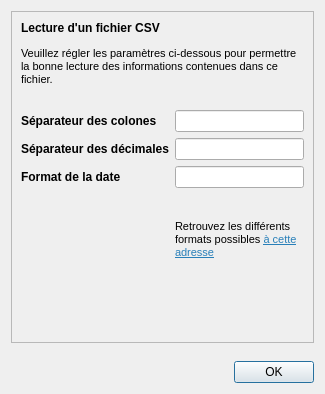
<?xml version="1.0" encoding="UTF-8"?>
<!--
 Kotidien - Finances personnelles assistées par ordinateur
 Copyright (C) 2020-2021 Christophe LEMOINE

 This program is free software: you can redistribute it and/or modify
 it under the terms of the GNU General Public License as published by
 the Free Software Foundation, either version 3 of the License, or
 (at your option) any later version.

 This program is distributed in the hope that it will be useful,
 but WITHOUT ANY WARRANTY; without even the implied warranty of
 MERCHANTABILITY or FITNESS FOR A PARTICULAR PURPOSE.  See the
 GNU General Public License for more details.

 You should have received a copy of the GNU General Public License
 along with this program.  If not, see <https://www.gnu.org/licenses/>.
-->
<ui version="4.0">
 <class>CsvFormatDialog</class>
 <widget class="QDialog" name="CsvFormatDialog">
  <property name="geometry">
   <rect>
    <x>0</x>
    <y>0</y>
    <width>325</width>
    <height>394</height>
   </rect>
  </property>
  <property name="windowTitle">
   <string>Paramètres CSV</string>
  </property>
  <property name="windowIcon">
   <iconset resource="../resources.qrc">
    <normaloff>:/Kotidien/ui/icons/csv.png</normaloff>:/Kotidien/ui/icons/csv.png</iconset>
  </property>
  <layout class="QVBoxLayout" name="verticalLayout">
   <item>
    <widget class="QFrame" name="frame">
     <property name="frameShape">
      <enum>QFrame::StyledPanel</enum>
     </property>
     <property name="frameShadow">
      <enum>QFrame::Raised</enum>
     </property>
     <layout class="QVBoxLayout" name="verticalLayout_2">
      <item>
       <layout class="QFormLayout" name="formLayout">
        <item row="2" column="0">
         <widget class="QLabel" name="label">
          <property name="text">
           <string>&lt;html&gt;&lt;head/&gt;&lt;body&gt;&lt;p&gt;&lt;span style=&quot; font-weight:600;&quot;&gt;Séparateur des colones&lt;/span&gt;&lt;/p&gt;&lt;/body&gt;&lt;/html&gt;</string>
          </property>
         </widget>
        </item>
        <item row="2" column="1">
         <widget class="QLineEdit" name="delimiterEdit">
          <property name="alignment">
           <set>Qt::AlignRight|Qt::AlignTrailing|Qt::AlignVCenter</set>
          </property>
         </widget>
        </item>
        <item row="3" column="1">
         <widget class="QLineEdit" name="decimalEdit">
          <property name="alignment">
           <set>Qt::AlignRight|Qt::AlignTrailing|Qt::AlignVCenter</set>
          </property>
         </widget>
        </item>
        <item row="3" column="0">
         <widget class="QLabel" name="label_2">
          <property name="text">
           <string>&lt;html&gt;&lt;head/&gt;&lt;body&gt;&lt;p&gt;&lt;span style=&quot; font-weight:600;&quot;&gt;Séparateur des décimales&lt;/span&gt;&lt;/p&gt;&lt;/body&gt;&lt;/html&gt;</string>
          </property>
         </widget>
        </item>
        <item row="4" column="0">
         <widget class="QLabel" name="label_3">
          <property name="text">
           <string>&lt;html&gt;&lt;head/&gt;&lt;body&gt;&lt;p&gt;&lt;span style=&quot; font-weight:600;&quot;&gt;Format de la date&lt;/span&gt;&lt;/p&gt;&lt;/body&gt;&lt;/html&gt;</string>
          </property>
         </widget>
        </item>
        <item row="4" column="1">
         <widget class="QLineEdit" name="dateformatEdit">
          <property name="alignment">
           <set>Qt::AlignRight|Qt::AlignTrailing|Qt::AlignVCenter</set>
          </property>
         </widget>
        </item>
        <item row="5" column="1">
         <widget class="QLabel" name="dateformatTestLabel">
          <property name="text">
           <string/>
          </property>
         </widget>
        </item>
        <item row="6" column="1">
         <widget class="QLabel" name="label_4">
          <property name="text">
           <string>&lt;html&gt;&lt;head/&gt;&lt;body&gt;&lt;p&gt;&lt;span style=&quot; font-size:8pt;&quot;&gt;Retrouvez les différents formats possibles &lt;/span&gt;&lt;a href=&quot;https://docs.python.org/fr/3.6/library/datetime.html#strftime-and-strptime-behavior&quot;&gt;&lt;span style=&quot; font-size:8pt; text-decoration: underline; color:#2980b9;&quot;&gt;à cette adresse&lt;/span&gt;&lt;/a&gt;&lt;/p&gt;&lt;/body&gt;&lt;/html&gt;</string>
          </property>
          <property name="wordWrap">
           <bool>true</bool>
          </property>
          <property name="openExternalLinks">
           <bool>true</bool>
          </property>
         </widget>
        </item>
        <item row="0" column="0" colspan="2">
         <widget class="QLabel" name="label_5">
          <property name="text">
           <string>&lt;html&gt;&lt;head/&gt;&lt;body&gt;&lt;p&gt;&lt;span style=&quot; font-weight:600;&quot;&gt;Lecture d'un fichier CSV&lt;/span&gt;&lt;/p&gt;&lt;p&gt;&lt;span style=&quot; font-size:8pt;&quot;&gt;Veuillez régler les paramètres ci-dessous pour permettre la bonne lecture des informations contenues dans ce fichier.&lt;/span&gt;&lt;/p&gt;&lt;/body&gt;&lt;/html&gt;</string>
          </property>
          <property name="wordWrap">
           <bool>true</bool>
          </property>
         </widget>
        </item>
        <item row="1" column="0">
         <spacer name="verticalSpacer_2">
          <property name="orientation">
           <enum>Qt::Vertical</enum>
          </property>
          <property name="sizeType">
           <enum>QSizePolicy::Fixed</enum>
          </property>
          <property name="sizeHint" stdset="0">
           <size>
            <width>20</width>
            <height>12</height>
           </size>
          </property>
         </spacer>
        </item>
       </layout>
      </item>
     </layout>
    </widget>
   </item>
   <item>
    <spacer name="verticalSpacer">
     <property name="orientation">
      <enum>Qt::Vertical</enum>
     </property>
     <property name="sizeType">
      <enum>QSizePolicy::Fixed</enum>
     </property>
     <property name="sizeHint" stdset="0">
      <size>
       <width>20</width>
       <height>12</height>
      </size>
     </property>
    </spacer>
   </item>
   <item>
    <widget class="QDialogButtonBox" name="buttonBox">
     <property name="orientation">
      <enum>Qt::Horizontal</enum>
     </property>
     <property name="standardButtons">
      <set>QDialogButtonBox::Ok</set>
     </property>
    </widget>
   </item>
  </layout>
 </widget>
 <resources>
  <include location="../resources.qrc"/>
 </resources>
 <connections>
  <connection>
   <sender>buttonBox</sender>
   <signal>accepted()</signal>
   <receiver>CsvFormatDialog</receiver>
   <slot>accept()</slot>
   <hints>
    <hint type="sourcelabel">
     <x>248</x>
     <y>254</y>
    </hint>
    <hint type="destinationlabel">
     <x>157</x>
     <y>274</y>
    </hint>
   </hints>
  </connection>
  <connection>
   <sender>buttonBox</sender>
   <signal>rejected()</signal>
   <receiver>CsvFormatDialog</receiver>
   <slot>reject()</slot>
   <hints>
    <hint type="sourcelabel">
     <x>316</x>
     <y>260</y>
    </hint>
    <hint type="destinationlabel">
     <x>286</x>
     <y>274</y>
    </hint>
   </hints>
  </connection>
 </connections>
</ui>
